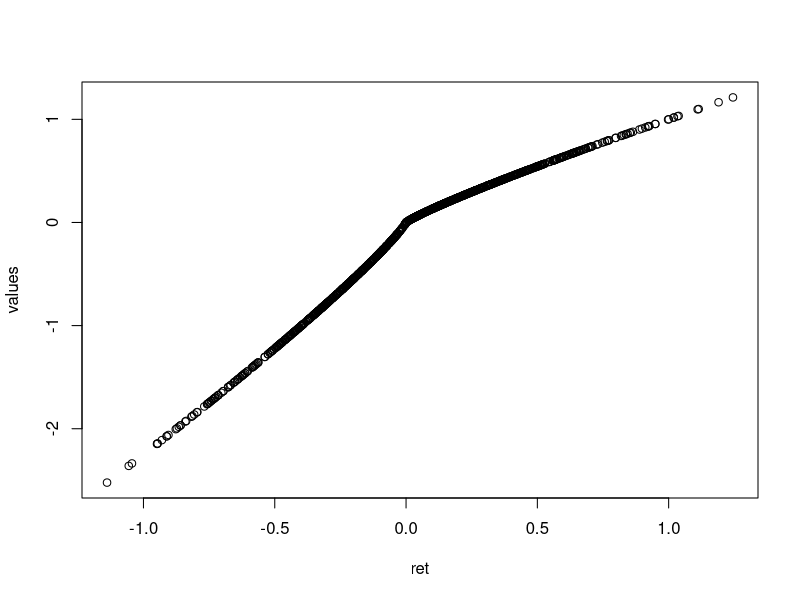
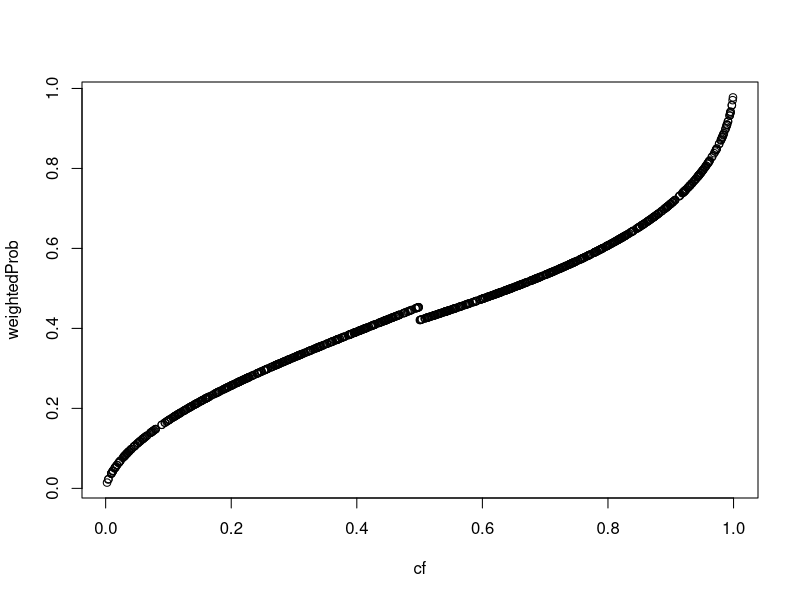

Generate these figures, in order, with R:

wp <- function(x)
{
  cpf <- pnorm(x,sd=0.4)
  if(x>=0)
  {
    pow <- 0.61
  }
  else
  {
    pow <- 0.69
  }
  
  (cpf^pow)/((cpf^pow+(1-cpf)^pow)^(1/pow))
}

valFun <- function(x)
{
  if(x>=0)
  {
    result <- x^0.88
  }
  else
  {
    result <- -2.25*(-x)^0.88
  }
  result
}

ret <- rnorm(1000,0,0.4)
weightedProb <- vapply(ret,wp,numeric(1))
#normalizedProb <- weightedProb/sum(weightedProb)
values <- vapply(ret,valFun,numeric(1))
sum(weightedProb*values)
plot(ret,values)
cf <- pnorm(ret,sd=0.4)
plot(cf,weightedProb)